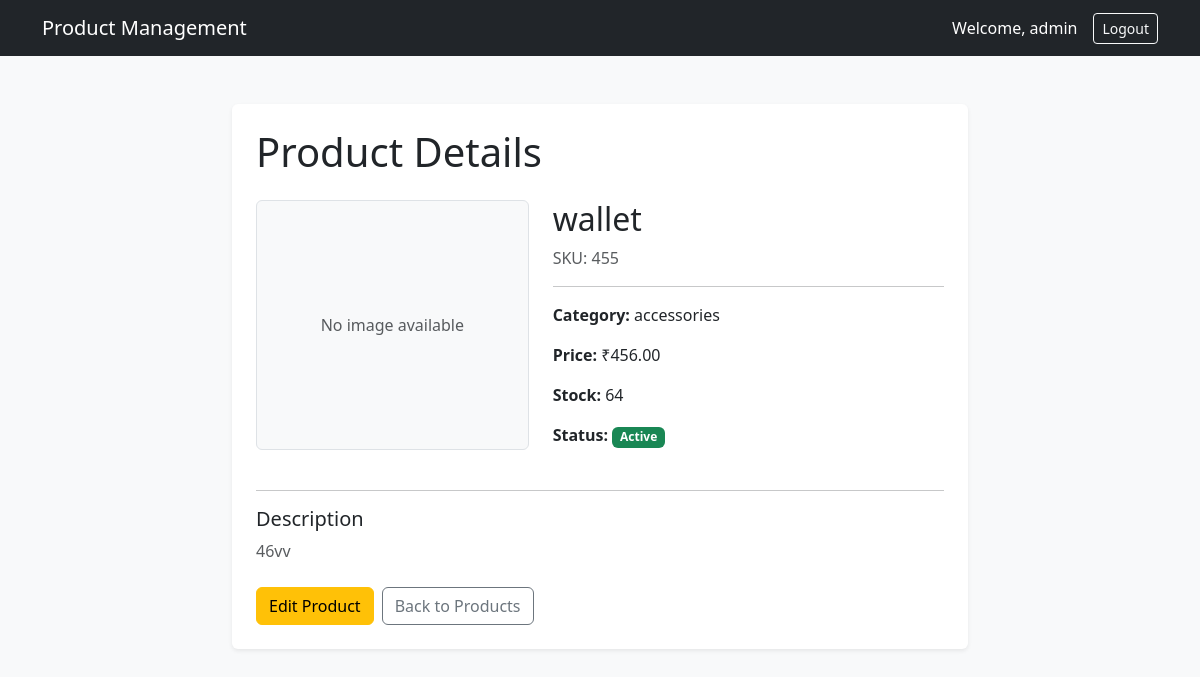
Page /products/view/4/ (signed in) on the committed database.
### products/models.py (models this page shows, shortened)
class Product(models.Model):
    STATUS_CHOICES = [
        ("active", "Active"),
        ("inactive", "Inactive"),
    ]
    name = models.CharField(max_length=200)
    sku = models.CharField(max_length=100, unique=True)
    category = models.ForeignKey(
        Category,
        on_delete=models.CASCADE,
        related_name="products"
    )
    price = models.DecimalField(
        max_digits=10,
        decimal_places=2,
        validators=[MinValueValidator(0.01)]
    )
    stock = models.PositiveIntegerField()
    image = models.ImageField(
        upload_to="products/",
        blank=True,
        null=True
    )
    description = models.TextField(blank=True)
    status = models.CharField(
        max_length=10,
        choices=STATUS_CHOICES,
        default="active"
    )
    created_at = models.DateTimeField(auto_now_add=True)
    updated_at = models.DateTimeField(auto_now=True)
    class Meta:
        ordering = ["-created_at"]

class Category(models.Model):
    name = models.CharField(max_length=100, unique=True)
    class Meta:
        verbose_name_plural = "Categories"
        ordering = ["name"]

### products/views.py (the view)
@login_required
def product_detail(request, pk):
    product = get_object_or_404(
        Product.objects.select_related("category"),
        pk=pk
    )
    return render(
        request,
        "products/product_detail.html",
        {"product": product}
    )

### templates/products/product_detail.html (shortened to what this page needs)
<!DOCTYPE html>
<html lang="en">
<head>
    <link
        href="https://cdn.jsdelivr.net/npm/bootstrap@5.3.3/dist/css/bootstrap.min.css"
        rel="stylesheet"
    >
</head>
<body class="bg-light">
<nav class="navbar navbar-dark bg-dark">
    <div class="container">
        <a
            class="navbar-brand"
            href="{% url 'dashboard' %}"
        >
            Product Management
        </a>
        <div class="d-flex align-items-center">
            <span class="text-white me-3">
                Welcome, {{ user.username }}
            </span>
            <form
                method="post"
                action="{% url 'logout' %}"
            >
                <button
                    type="submit"
                    class="btn btn-outline-light btn-sm"
                >
                    Logout
                </button>
            </form>
        </div>
    </div>
</nav>
<div class="container py-5">
    <div class="row justify-content-center">
        <div class="col-lg-8">
            <div class="card shadow-sm border-0">
                <div class="card-body p-4">
                    <h1 class="mb-4">
                        Product Details
                    </h1>
                    <div class="row">
                        <div class="col-md-5 text-center mb-4">
                            {% if product.image %}
                                <img
                                    src="{{ product.image.url }}"
                                    alt="{{ product.name }}"
                                    class="img-fluid rounded"
                                    style="max-height: 300px;"
                                >
                            {% else %}
                                <div
                                    class="bg-light border rounded d-flex align-items-center justify-content-center"
                                    style="height: 250px;"
                                >
                                    <span class="text-muted">
                                        No image available
                                    </span>
                                </div>
                            {% endif %}
                        </div>
                        <div class="col-md-7">
                            <h2>
                                {{ product.name }}
                            </h2>
                            <p class="text-muted">
                                SKU: {{ product.sku }}
                            </p>
                            <hr>
                            <div class="mb-3">
                                <strong>
                                    Category:
                                </strong>
                                {{ product.category.name }}
                            </div>
                            <div class="mb-3">
                                <strong>
                                    Price:
                                </strong>
                                ₹{{ product.price }}
                            </div>
                            <div class="mb-3">
                                <strong>
                                    Stock:
                                </strong>
                                {% if product.stock <= 5 %}
                                    <span class="badge bg-warning text-dark">
                                        {{ product.stock }} - Low Stock
                                    </span>
                                {% else %}
                                    {{ product.stock }}
                                {% endif %}
                            </div>
                            <div class="mb-3">
                                <strong>
                                    Status:
                                </strong>
                                {% if product.status == "active" %}
                                    <span class="badge bg-success">
                                        Active
                                    </span>
                                {% else %}
                                    <span class="badge bg-secondary">
                                        Inactive
                                    </span>
                                {% endif %}
                            </div>
                        </div>
                    </div>
                    <hr>
                    <div class="mb-4">
                        <h5>
                            Description
                        </h5>
                        {% if product.description %}
                            <p class="text-muted">
                                {{ product.description }}
                            </p>
                        {% else %}
                            <p class="text-muted">
                                No description available.
                            </p>
                        {% endif %}
                    </div>
                    <div class="d-flex gap-2">
                        <a
                            href="{% url 'product_edit' product.pk %}"
                            class="btn btn-warning"
                        >
                            Edit Product
                        </a>
                        <a
                            href="{% url 'product_list' %}"
                            class="btn btn-outline-secondary"
                        >
                            Back to Products
                        </a>
                    </div>
                </div>
            </div>
        </div>
    </div>
</div>
</body>
</html>

### rows in the picture
Product: name "wallet", sku "455", category.name "accessories", price "456.00", stock "64", description "46vv"

### other values in the picture
{{ user.username }} "admin"
